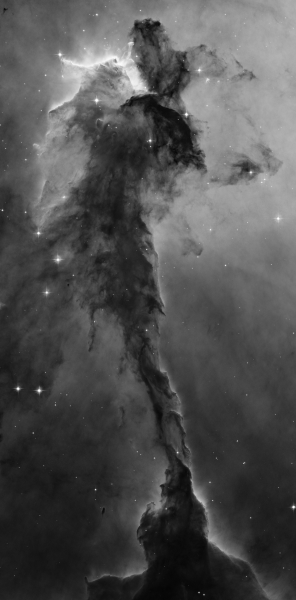
%> input picture 9._DCT_JPEG/mglawica.png, 296 x 600 px
$ octave nebula_lilia_dct2.m   (GNU Octave 9; MATLAB toolbox functions it lacks are replaced by stand-ins)
%> lines starting %> are read from the running program, lines starting %| are printed output that depends on the picture
%% fft2 and dct2 comparisone
close all; clear; clc;

nebula = imread('mglawica.png');
%> nebula: size 600x296 uint8; min 0, max 249, mean 75.5

nebulaFft = fft2(nebula);
nebulaDct = dct2(nebula);

figure(1)
subplot(1,3,1), imshow( nebula ), title('original');
subplot(1,3,2), imshow( log10( abs(nebulaFft) + 1 ), []), title('log10 FFT');
%> after `imshow( log10( abs(nebulaFft) + 1 ), [])`:
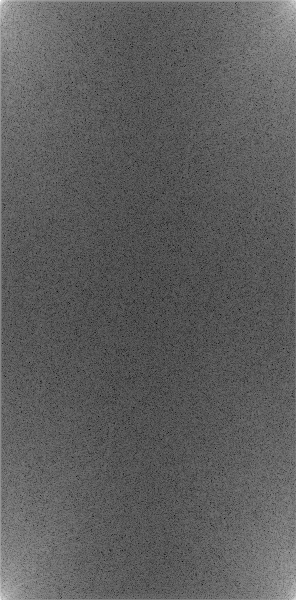
%> displayed picture: size 600x296, on the screen's scale of 0 to 255; min 0, max 255, mean 93.4
subplot(1,3,3), imshow( log10( abs(nebulaDct) + 1 ), []), title('log10 DCT');
%> after `imshow( log10( abs(nebulaDct) + 1 ), [])`:
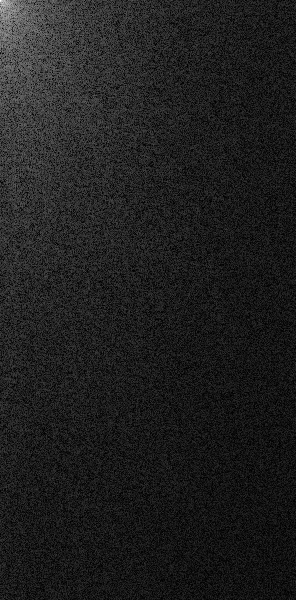
%> displayed picture: size 600x296, on the screen's scale of 0 to 255; min 0, max 255, mean 31

nebulaIdct = idct2(nebulaDct);

figure(2)
subplot(1,3,1), imshow( nebula ), title('original');
subplot(1,3,2), imshow( uint8( nebulaIdct ) ), title('DCT');
subplot(1,3,3), imshow( imabsdiff( nebula, uint8(nebulaIdct) ), []), title('difference');


%% using mask
close all; clear; clc;

lilia = imread('lilia.png');
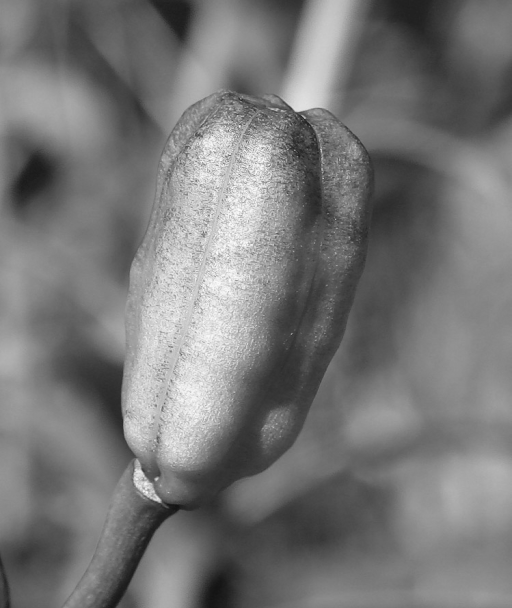
%> input picture 9._DCT_JPEG/lilia.png, 512 x 608 px
%> lilia: size 608x512 uint8; min 0, max 233, mean 100.3
load maska.mat

liliaFft = fft2(lilia);
liliaDct = dct2(lilia);

figure(1)
subplot(1,3,1), imshow( lilia ), title('original');
subplot(1,3,2), imshow( log10( abs(liliaFft) + 1 ), []), title('log10 FFT');
%> after `imshow( log10( abs(liliaFft) + 1 ), [])`:
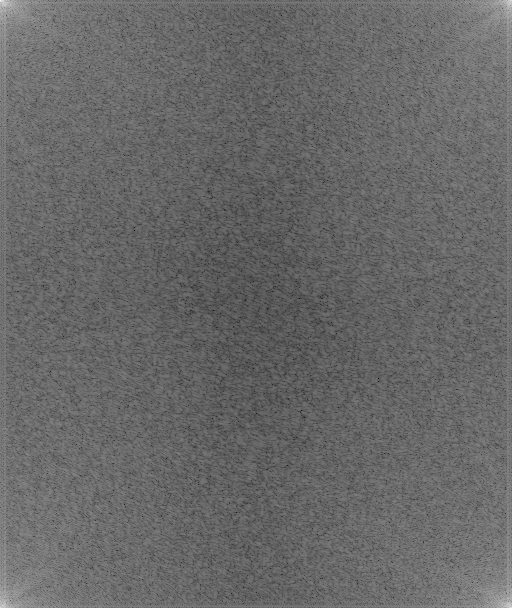
%> displayed picture: size 608x512, on the screen's scale of 0 to 255; min 0, max 255, mean 103.9
subplot(1,3,3), imshow( log10( abs(liliaDct) + 1 ), []), title('log10 DCT');
%> after `imshow( log10( abs(liliaDct) + 1 ), [])`:
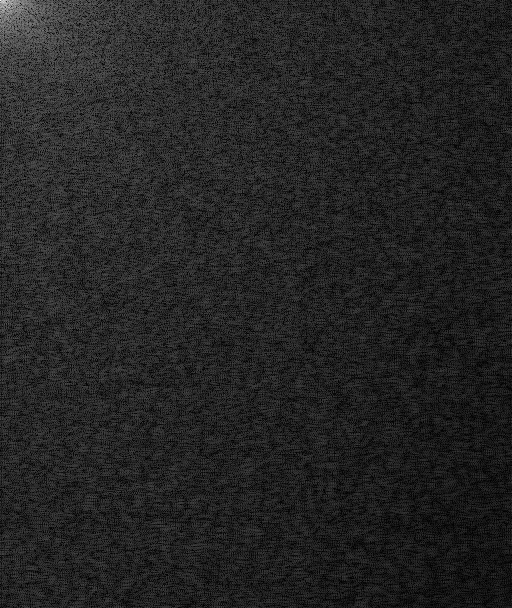
%> displayed picture: size 608x512, on the screen's scale of 0 to 255; min 0, max 255, mean 35.8

maskSize = [8 8];
lilia2Dct = blkproc(lilia, maskSize, @dct2);
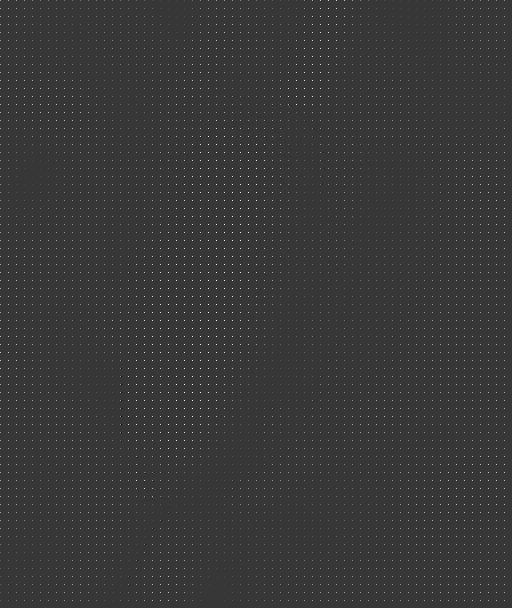
%> lilia2Dct: size 608x512 double; min -477.5, max 1720, mean 12.5; drawn with min black and max white
reduction = @(blok_danych) maska .* blok_danych;
liliaRed = blkproc(lilia2Dct, maskSize, reduction);
liliaRed = blkproc(liliaRed, maskSize, @idct2);

figure(2)
subplot(1,3,1), imshow( lilia ), title('original');
subplot(1,3,2), imshow( uint8( liliaRed ) ), title('DCT');
subplot(1,3,3), imshow( imabsdiff( lilia, uint8(liliaRed) ), []), title('difference');
%> after `imshow( imabsdiff( lilia, uint8(liliaRed) ), [])`:
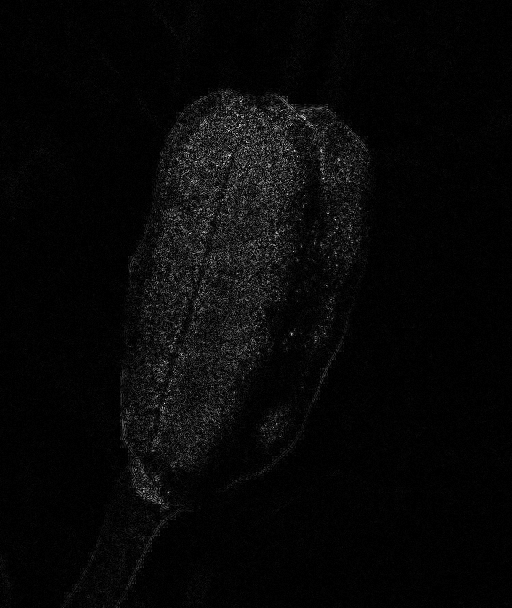
%> displayed picture: size 608x512, on the screen's scale of 0 to 255; min 0, max 255, mean 7.6
